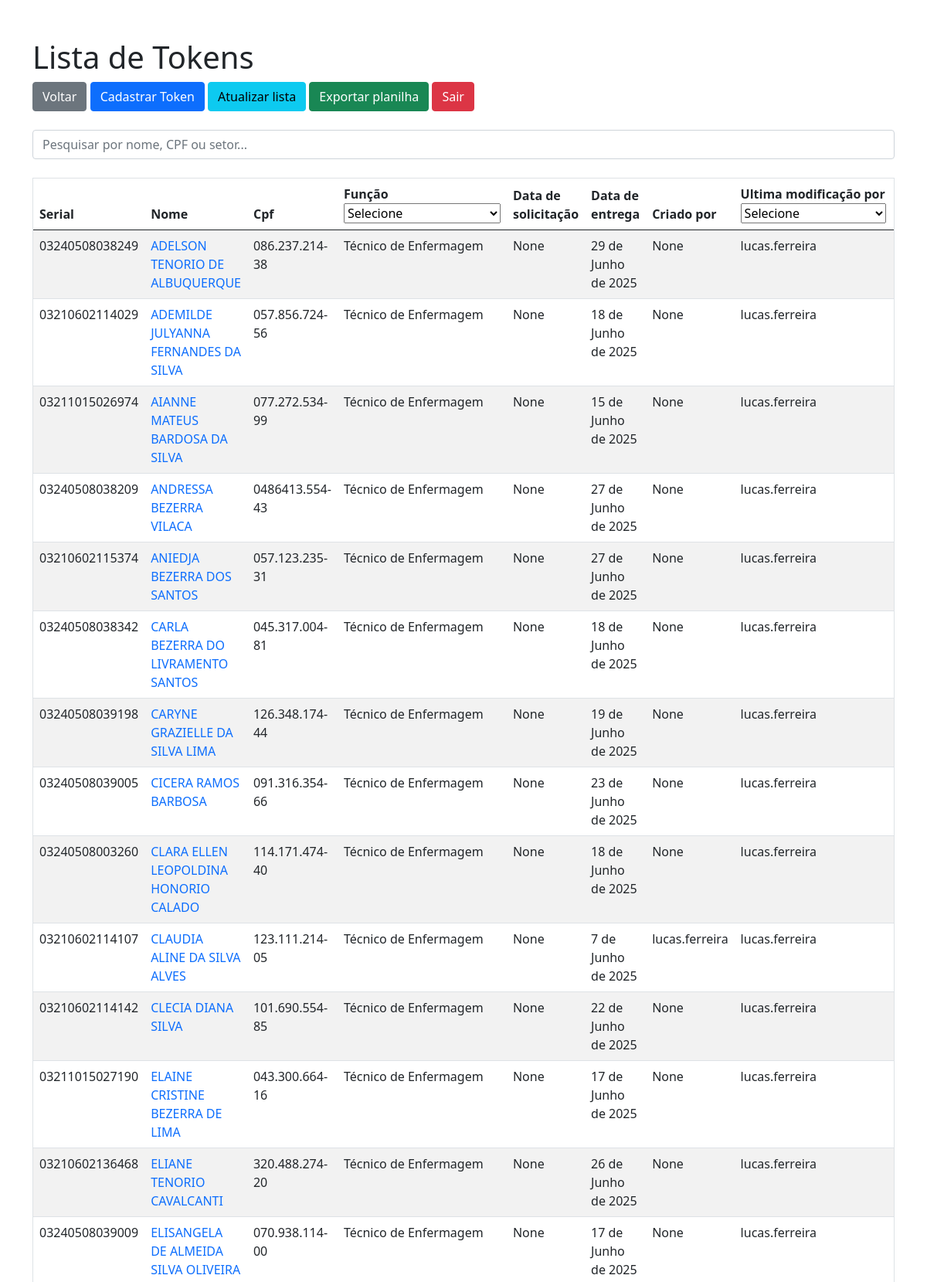
/lista_tokens/Técnico de Enfermagem/ (signed in, upper part), run on the app's committed database.
### tokens_app/models.py (models this page shows)
class Token(models.Model):
    nome_responsavel = models.CharField(max_length=125, null=False, blank=False)
    cpf_responsavel = models.CharField(max_length=14, null=True, blank=True)
    funcao_responsavel = models.CharField(max_length=125, choices=FUNCOES, null=True, blank=True)
    serial = models.CharField(max_length=14, null=True, blank=True)
    data_solicitacao = models.DateField(null=True, blank=True, default=None)
    data_entrega = models.DateField(blank=True, null=True)
    data_modificacao = models.DateField(auto_now=True)
    observacao = models.TextField(null=True, blank=True)
    criador = models.CharField(max_length=125, null=True, blank=True)
    modificador = models.CharField(max_length=125, null=True, blank=True)
    token_entregue = models.BooleanField(default=False)
    token_ativo = models.BooleanField(default=True)
    def __str__(self):
        return f"{self.nome_responsavel}"

### tokens_app/views.py (the view)
# urls.py: path("lista_tokens/<str:funcao>/", views.lista_tokens_funcao, name="lista_tokens_funcao"),
def lista_tokens_funcao(request, funcao):
    if not request.user.is_authenticated:
        return redirect('login')
    else:
        logger.info(f"User {request.user.username} Acessou a lista de tokens da função {funcao}. {time.strftime('%Y-%m-%d %H:%M:%S')}")
        tokens = Token.objects.filter(funcao_responsavel=funcao).order_by('nome_responsavel')
        if not tokens:
            return HttpResponse("Nenhum token encontrado para esta função.")
        return render(request, 'lista_tokens.html', {'tokens': tokens, "usuario": request.user, "funcoes": funcoes, "data_entregas": data_entregas, "assistentes": assistentes})

### tokens_app/templates/lista_tokens.html (shortened to what this page needs)
{% extends "base.html" %}
{% block content %}
<div class="container">
    <div class="head">
        <div class="head_left">
            <h1>Lista de Tokens</h1>
            <a href="{% url 'home' %}" class="btn btn-secondary">Voltar</a>
            <a href="{% url 'novo_token' %}" class="btn btn-primary">Cadastrar Token</a>
            <a href="{% url 'lista_tokens' %}" name="recarregar_lista" class="btn btn-info">Atualizar lista</a>
            <a href="{% url 'exportar_planilha' %}" name="exportar_planilha" class="btn btn-success">Exportar planilha</a>
            <a href="{% url 'logout' %}" name="logout" class="btn btn-danger">Sair</a>
        </div>
        <br>
        <input type="text" id='searchInput' placeholder='Pesquisar por nome, CPF ou setor...' class="form-control">
        <br>
        <div style="max-height: 70vh; overflow-y: auto; border: 1px solid #dee2e6;">
            <table class="table table-striped">
                <thead>
                    <tr>
                        <th>Serial</th>
                        <th>Nome</th>
                        <th>Cpf</th>
                        <th>Função
                            <select name="select_funcao" id="select_funcao" onchange="window.location.href='/lista_tokens/' + this.value">
                                <option>Selecione</option>
                            </select>
                        </th>
                        <th>Data de solicitação</th>
                        <th>Data de entrega</th>
                        <th>Criado por</th>
                        <th>Ultima modificação por
                            <select name="ultimaModificacao" id="ultimaModificacao" onchange="window.location.href='/lista_tokens_assistente/' + this.value">
                                <option value="">Selecione</option>
                            </select>
                        </th>
                        <th>Observação</th>
                    </tr>
                </thead>
                <tbody>
                    {% for token in tokens %}
                        {% if token.token_ativo %}
                            <tr>
                                <td>{{ token.serial }}</td>
                                <td><a href="{% url 'atualizar_token' token.id %}" style="text-decoration: none;">{{ token }}</a></td>
                                <td id="cpf">{{ token.cpf_responsavel }}</td>
                                <td>{{ token.funcao_responsavel }}</td>
                                <td>{{ token.data_solicitacao }}</td>
                                <td>{{ token.data_entrega }}</td>
                                <td>{{ token.criador}} </td>
                                <td> {{token.modificador}} </td>
                                {% if token.observacao != "" %}
                                {% if token.observacao|length > 30 %}
                                <td>Entre na edição para ver a observação.</td>
                                {% else %}
                                <td>{{token.observacao}}</td>
                                {% endif %}
                                {% else %}
                                <td><b>Nenhuma observação</b></td>
                                {% endif %}
                            </tr>
                        {% endif %}
                    {% endfor %}
                </tbody>
            </table>
        </div>
    </div>
    {% endblock %}

### data on the page
Token: serial "03240508038249", nome_responsavel "ADELSON TENORIO DE ALBUQUERQUE", cpf_responsavel "086.237.214-38", funcao_responsavel "Técnico de Enfermagem", data_solicitacao "None", data_entrega "29 de Junho de 2025", criador "None", modificador "lucas.ferreira"
Token: serial "03210602114029", nome_responsavel "ADEMILDE JULYANNA FERNANDES DA SILVA", cpf_responsavel "057.856.724-56", funcao_responsavel "Técnico de Enfermagem", data_solicitacao "None", data_entrega "18 de Junho de 2025", criador "None", modificador "lucas.ferreira"
Token: serial "03211015026974", nome_responsavel "AIANNE MATEUS BARDOSA DA SILVA", cpf_responsavel "077.272.534-99", funcao_responsavel "Técnico de Enfermagem", data_solicitacao "None", data_entrega "15 de Junho de 2025", criador "None", modificador "lucas.ferreira"
Token: serial "03240508038209", nome_responsavel "ANDRESSA BEZERRA VILACA", cpf_responsavel "0486413.554-43", funcao_responsavel "Técnico de Enfermagem", data_solicitacao "None", data_entrega "27 de Junho de 2025", criador "None", modificador "lucas.ferreira"
Token: serial "03210602115374", nome_responsavel "ANIEDJA BEZERRA DOS SANTOS", cpf_responsavel "057.123.235-31", funcao_responsavel "Técnico de Enfermagem", data_solicitacao "None", data_entrega "27 de Junho de 2025", criador "None", modificador "lucas.ferreira"
Token: serial "03240508038342", nome_responsavel "CARLA BEZERRA DO LIVRAMENTO SANTOS", cpf_responsavel "045.317.004-81", funcao_responsavel "Técnico de Enfermagem", data_solicitacao "None", data_entrega "18 de Junho de 2025", criador "None", modificador "lucas.ferreira"
Token: serial "03240508039198", nome_responsavel "CARYNE GRAZIELLE DA SILVA LIMA", cpf_responsavel "126.348.174-44", funcao_responsavel "Técnico de Enfermagem", data_solicitacao "None", data_entrega "19 de Junho de 2025", criador "None", modificador "lucas.ferreira"
Token: serial "03240508039005", nome_responsavel "CICERA RAMOS BARBOSA", cpf_responsavel "091.316.354-66", funcao_responsavel "Técnico de Enfermagem", data_solicitacao "None", data_entrega "23 de Junho de 2025", criador "None", modificador "lucas.ferreira"
Token: serial "03240508003260", nome_responsavel "CLARA ELLEN LEOPOLDINA HONORIO CALADO", cpf_responsavel "114.171.474-40", funcao_responsavel "Técnico de Enfermagem", data_solicitacao "None", data_entrega "18 de Junho de 2025", criador "None", modificador "lucas.ferreira"
Token: serial "03210602114107", nome_responsavel "CLAUDIA ALINE DA SILVA ALVES", cpf_responsavel "123.111.214-05", funcao_responsavel "Técnico de Enfermagem", data_solicitacao "None", data_entrega "7 de Junho de 2025", criador "lucas.ferreira", modificador "lucas.ferreira"
Token: serial "03210602114142", nome_responsavel "CLECIA DIANA SILVA", cpf_responsavel "101.690.554-85", funcao_responsavel "Técnico de Enfermagem", data_solicitacao "None", data_entrega "22 de Junho de 2025", criador "None", modificador "lucas.ferreira"
Token: serial "03211015027190", nome_responsavel "ELAINE CRISTINE BEZERRA DE LIMA", cpf_responsavel "043.300.664-16", funcao_responsavel "Técnico de Enfermagem", data_solicitacao "None", data_entrega "17 de Junho de 2025", criador "None", modificador "lucas.ferreira"
Token: serial "03210602136468", nome_responsavel "ELIANE TENORIO CAVALCANTI", cpf_responsavel "320.488.274-20", funcao_responsavel "Técnico de Enfermagem", data_solicitacao "None", data_entrega "26 de Junho de 2025", criador "None", modificador "lucas.ferreira"
Token: serial "03240508039009", nome_responsavel "ELISANGELA DE ALMEIDA SILVA OLIVEIRA", cpf_responsavel "070.938.114-00", funcao_responsavel "Técnico de Enfermagem", data_solicitacao "None", data_entrega "17 de Junho de 2025", criador "None", modificador "lucas.ferreira"
